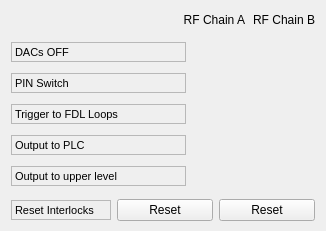
<?xml version="1.0" encoding="UTF-8"?>
<ui version="4.0">
 <class>Form</class>
 <widget class="QWidget" name="Form">
  <property name="geometry">
   <rect>
    <x>0</x>
    <y>0</y>
    <width>326</width>
    <height>231</height>
   </rect>
  </property>
  <property name="windowTitle">
   <string>Form</string>
  </property>
  <layout class="QGridLayout" name="gridLayout">
   <property name="margin">
    <number>0</number>
   </property>
   <property name="spacing">
    <number>0</number>
   </property>
   <item row="0" column="0">
    <widget class="QScrollArea" name="scrollArea">
     <property name="frameShape">
      <enum>QFrame::NoFrame</enum>
     </property>
     <property name="widgetResizable">
      <bool>true</bool>
     </property>
     <widget class="QWidget" name="scrollAreaWidgetContents">
      <property name="geometry">
       <rect>
        <x>0</x>
        <y>0</y>
        <width>326</width>
        <height>231</height>
       </rect>
      </property>
      <layout class="QGridLayout" name="gridLayout_2">
       <item row="0" column="0">
        <widget class="QLabel" name="label_253">
         <property name="minimumSize">
          <size>
           <width>0</width>
           <height>20</height>
          </size>
         </property>
         <property name="maximumSize">
          <size>
           <width>16777215</width>
           <height>20</height>
          </size>
         </property>
         <property name="layoutDirection">
          <enum>Qt::RightToLeft</enum>
         </property>
         <property name="text">
          <string>RF Chain A</string>
         </property>
         <property name="alignment">
          <set>Qt::AlignRight|Qt::AlignTrailing|Qt::AlignVCenter</set>
         </property>
        </widget>
       </item>
       <item row="0" column="1">
        <widget class="QLabel" name="label_254">
         <property name="minimumSize">
          <size>
           <width>0</width>
           <height>20</height>
          </size>
         </property>
         <property name="maximumSize">
          <size>
           <width>16777215</width>
           <height>20</height>
          </size>
         </property>
         <property name="layoutDirection">
          <enum>Qt::RightToLeft</enum>
         </property>
         <property name="text">
          <string>RF Chain B</string>
         </property>
         <property name="alignment">
          <set>Qt::AlignRight|Qt::AlignTrailing|Qt::AlignVCenter</set>
         </property>
        </widget>
       </item>
       <item row="1" column="0">
        <layout class="QGridLayout" name="_24">
         <property name="spacing">
          <number>0</number>
         </property>
         <item row="0" column="0">
          <widget class="QLabel" name="label_166">
           <property name="sizePolicy">
            <sizepolicy hsizetype="Fixed" vsizetype="Fixed">
             <horstretch>0</horstretch>
             <verstretch>0</verstretch>
            </sizepolicy>
           </property>
           <property name="minimumSize">
            <size>
             <width>175</width>
             <height>20</height>
            </size>
           </property>
           <property name="maximumSize">
            <size>
             <width>93</width>
             <height>20</height>
            </size>
           </property>
           <property name="font">
            <font>
             <pointsize>8</pointsize>
            </font>
           </property>
           <property name="frameShape">
            <enum>QFrame::StyledPanel</enum>
           </property>
           <property name="text">
            <string>DACs OFF</string>
           </property>
          </widget>
         </item>
         <item row="3" column="0">
          <widget class="QLabel" name="label_164">
           <property name="sizePolicy">
            <sizepolicy hsizetype="Fixed" vsizetype="Fixed">
             <horstretch>0</horstretch>
             <verstretch>0</verstretch>
            </sizepolicy>
           </property>
           <property name="minimumSize">
            <size>
             <width>175</width>
             <height>20</height>
            </size>
           </property>
           <property name="maximumSize">
            <size>
             <width>93</width>
             <height>20</height>
            </size>
           </property>
           <property name="font">
            <font>
             <pointsize>8</pointsize>
            </font>
           </property>
           <property name="frameShape">
            <enum>QFrame::StyledPanel</enum>
           </property>
           <property name="text">
            <string>Output to PLC</string>
           </property>
          </widget>
         </item>
         <item row="4" column="0">
          <widget class="QLabel" name="label_165">
           <property name="sizePolicy">
            <sizepolicy hsizetype="Fixed" vsizetype="Fixed">
             <horstretch>0</horstretch>
             <verstretch>0</verstretch>
            </sizepolicy>
           </property>
           <property name="minimumSize">
            <size>
             <width>175</width>
             <height>20</height>
            </size>
           </property>
           <property name="maximumSize">
            <size>
             <width>93</width>
             <height>20</height>
            </size>
           </property>
           <property name="font">
            <font>
             <pointsize>8</pointsize>
            </font>
           </property>
           <property name="frameShape">
            <enum>QFrame::StyledPanel</enum>
           </property>
           <property name="text">
            <string>Output to upper level</string>
           </property>
          </widget>
         </item>
         <item row="4" column="1">
          <widget class="TaurusBoolLed" name="taurusBoolLed_48">
           <property name="minimumSize">
            <size>
             <width>59</width>
             <height>31</height>
            </size>
           </property>
           <property name="maximumSize">
            <size>
             <width>59</width>
             <height>31</height>
            </size>
           </property>
          </widget>
         </item>
         <item row="0" column="1">
          <widget class="TaurusBoolLed" name="taurusBoolLed_21">
           <property name="minimumSize">
            <size>
             <width>59</width>
             <height>31</height>
            </size>
           </property>
           <property name="maximumSize">
            <size>
             <width>59</width>
             <height>31</height>
            </size>
           </property>
          </widget>
         </item>
         <item row="2" column="1">
          <widget class="TaurusBoolLed" name="taurusBoolLed_45">
           <property name="minimumSize">
            <size>
             <width>59</width>
             <height>31</height>
            </size>
           </property>
           <property name="maximumSize">
            <size>
             <width>59</width>
             <height>31</height>
            </size>
           </property>
          </widget>
         </item>
         <item row="2" column="0">
          <widget class="QLabel" name="label_162">
           <property name="sizePolicy">
            <sizepolicy hsizetype="Fixed" vsizetype="Fixed">
             <horstretch>0</horstretch>
             <verstretch>0</verstretch>
            </sizepolicy>
           </property>
           <property name="minimumSize">
            <size>
             <width>175</width>
             <height>20</height>
            </size>
           </property>
           <property name="maximumSize">
            <size>
             <width>93</width>
             <height>20</height>
            </size>
           </property>
           <property name="font">
            <font>
             <pointsize>8</pointsize>
            </font>
           </property>
           <property name="frameShape">
            <enum>QFrame::StyledPanel</enum>
           </property>
           <property name="text">
            <string>Trigger to FDL Loops</string>
           </property>
          </widget>
         </item>
         <item row="3" column="1">
          <widget class="TaurusBoolLed" name="taurusBoolLed_47">
           <property name="minimumSize">
            <size>
             <width>59</width>
             <height>31</height>
            </size>
           </property>
           <property name="maximumSize">
            <size>
             <width>59</width>
             <height>31</height>
            </size>
           </property>
          </widget>
         </item>
         <item row="1" column="1">
          <widget class="TaurusBoolLed" name="taurusBoolLed_22">
           <property name="minimumSize">
            <size>
             <width>59</width>
             <height>31</height>
            </size>
           </property>
           <property name="maximumSize">
            <size>
             <width>59</width>
             <height>31</height>
            </size>
           </property>
          </widget>
         </item>
         <item row="1" column="0">
          <widget class="QLabel" name="label_167">
           <property name="sizePolicy">
            <sizepolicy hsizetype="Fixed" vsizetype="Fixed">
             <horstretch>0</horstretch>
             <verstretch>0</verstretch>
            </sizepolicy>
           </property>
           <property name="minimumSize">
            <size>
             <width>175</width>
             <height>20</height>
            </size>
           </property>
           <property name="maximumSize">
            <size>
             <width>93</width>
             <height>20</height>
            </size>
           </property>
           <property name="font">
            <font>
             <pointsize>8</pointsize>
            </font>
           </property>
           <property name="frameShape">
            <enum>QFrame::StyledPanel</enum>
           </property>
           <property name="text">
            <string>PIN Switch</string>
           </property>
          </widget>
         </item>
        </layout>
       </item>
       <item row="1" column="1">
        <layout class="QGridLayout" name="_25">
         <property name="spacing">
          <number>0</number>
         </property>
         <item row="4" column="0">
          <widget class="TaurusBoolLed" name="taurusBoolLed_54">
           <property name="minimumSize">
            <size>
             <width>59</width>
             <height>31</height>
            </size>
           </property>
           <property name="maximumSize">
            <size>
             <width>59</width>
             <height>31</height>
            </size>
           </property>
          </widget>
         </item>
         <item row="1" column="0">
          <widget class="TaurusBoolLed" name="taurusBoolLed_50">
           <property name="minimumSize">
            <size>
             <width>59</width>
             <height>31</height>
            </size>
           </property>
           <property name="maximumSize">
            <size>
             <width>59</width>
             <height>31</height>
            </size>
           </property>
          </widget>
         </item>
         <item row="2" column="0">
          <widget class="TaurusBoolLed" name="taurusBoolLed_51">
           <property name="minimumSize">
            <size>
             <width>59</width>
             <height>31</height>
            </size>
           </property>
           <property name="maximumSize">
            <size>
             <width>59</width>
             <height>31</height>
            </size>
           </property>
          </widget>
         </item>
         <item row="3" column="0">
          <widget class="TaurusBoolLed" name="taurusBoolLed_53">
           <property name="minimumSize">
            <size>
             <width>59</width>
             <height>31</height>
            </size>
           </property>
           <property name="maximumSize">
            <size>
             <width>59</width>
             <height>31</height>
            </size>
           </property>
          </widget>
         </item>
         <item row="0" column="0">
          <widget class="TaurusBoolLed" name="taurusBoolLed_49">
           <property name="minimumSize">
            <size>
             <width>59</width>
             <height>31</height>
            </size>
           </property>
           <property name="maximumSize">
            <size>
             <width>59</width>
             <height>31</height>
            </size>
           </property>
          </widget>
         </item>
        </layout>
       </item>
       <item row="2" column="0" colspan="2">
        <layout class="QHBoxLayout" name="horizontalLayout">
         <item>
          <widget class="QLabel" name="label_140">
           <property name="sizePolicy">
            <sizepolicy hsizetype="Fixed" vsizetype="Fixed">
             <horstretch>0</horstretch>
             <verstretch>0</verstretch>
            </sizepolicy>
           </property>
           <property name="minimumSize">
            <size>
             <width>100</width>
             <height>20</height>
            </size>
           </property>
           <property name="maximumSize">
            <size>
             <width>100</width>
             <height>20</height>
            </size>
           </property>
           <property name="font">
            <font>
             <pointsize>8</pointsize>
            </font>
           </property>
           <property name="frameShape">
            <enum>QFrame::StyledPanel</enum>
           </property>
           <property name="text">
            <string>Reset Interlocks</string>
           </property>
          </widget>
         </item>
         <item>
          <widget class="QPushButton" name="pushButton_resetITCKA">
           <property name="minimumSize">
            <size>
             <width>0</width>
             <height>22</height>
            </size>
           </property>
           <property name="text">
            <string>Reset</string>
           </property>
          </widget>
         </item>
         <item>
          <widget class="QPushButton" name="pushButton_resetITCKB">
           <property name="minimumSize">
            <size>
             <width>0</width>
             <height>22</height>
            </size>
           </property>
           <property name="text">
            <string>Reset</string>
           </property>
          </widget>
         </item>
        </layout>
       </item>
      </layout>
     </widget>
    </widget>
   </item>
  </layout>
 </widget>
 <customwidgets>
  <customwidget>
   <class>TaurusBoolLed</class>
   <extends>QLabel</extends>
   <header>taurus.qt.qtgui.display</header>
  </customwidget>
 </customwidgets>
 <resources/>
 <connections/>
</ui>
